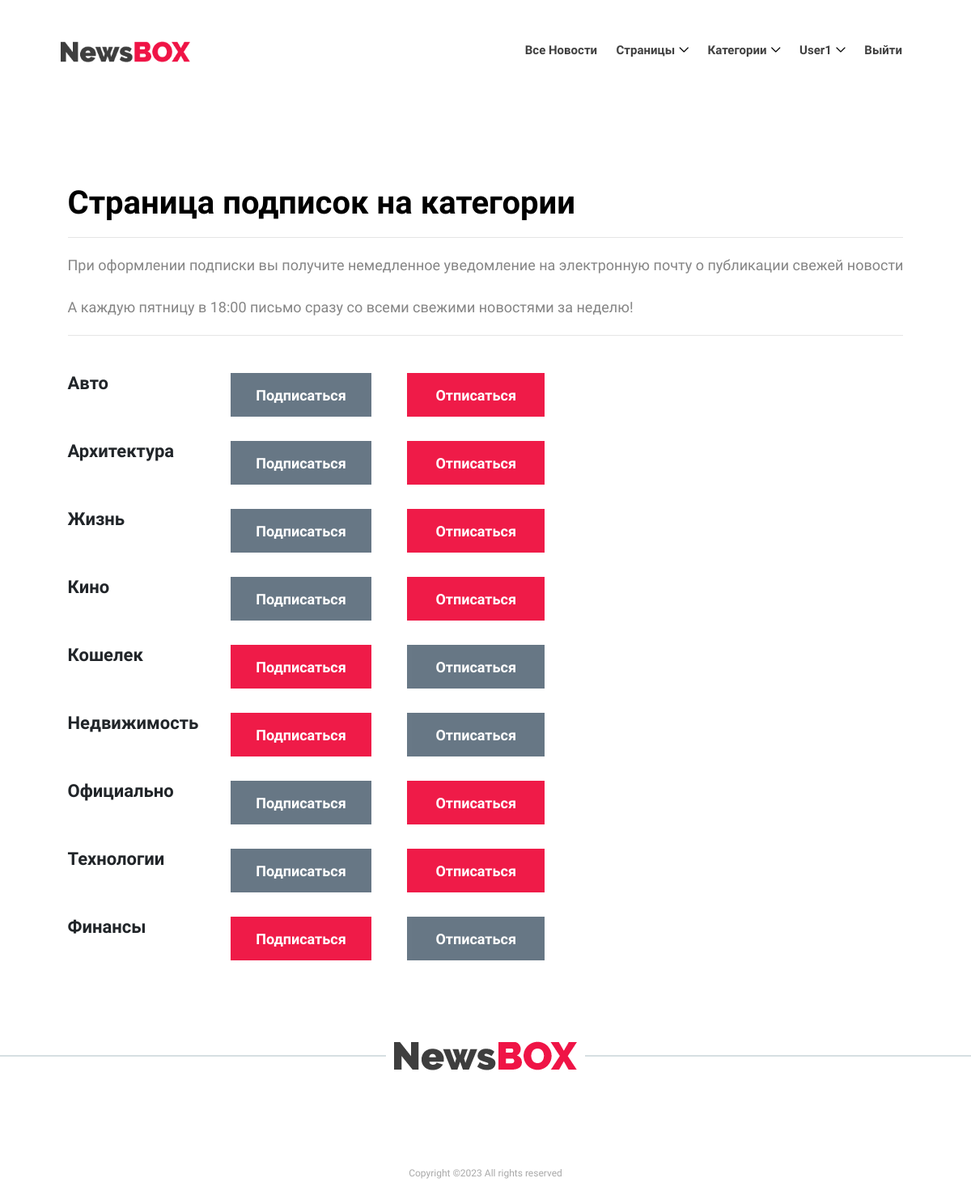
Screenshot of /subscriptions/ (signed in) with the database file from the repository.
### app/models.py (models this page shows, shortened)
class Category(models.Model):
    name = models.CharField(max_length=64, unique=True, help_text='category name')
    subscriber_c = models.ManyToManyField(User, through='Subscriber', blank=True)

### subscription/views.py (the view, shortened to what this page needs)
# urls.py: path('subscriptions/', include('subscription.urls')),
@login_required
@csrf_protect
def subscriptions(request):
    categories_with_subscriptions = Category.objects.annotate(
        user_subscribed=Exists(Subscriber.objects.filter(user=request.user, category=OuterRef('pk'), ))
    ).order_by('name')
    return render(
        request,
        'subscriptions.html',
        {'categories': categories_with_subscriptions},
    )

### app/context_processors.py (called while the page is built)
def navigate_context(request):
    test = 'Оставь здесь свой отклик'
    context = {
        'vartest': test,
        'current_user': request.user,
        'categories': Category.objects.all(),
    }
    return context

### templates/subscriptions.html (shortened to what this page needs)
{% extends 'index.html' %}
{% load custom_tags %}
{% block content %}
<section class="post-news-area section-padding-100-0 mb-70">
    <div class="container">
        <div class="row justify-content-center">
            <div class="post-a-comment-area mb-30 clearfix">
                <h1>Страница подписок на категории</h1>
                <hr>
                <p style="font-size: 18px">При оформлении подписки вы получите немедленное уведомление на электронную почту о публикации свежей новости</p>
                <p style="font-size: 18px">А каждую пятницу в 18:00 письмо сразу со всеми свежими новостями за неделю!</p>
                <hr>
                <table>
                    {% for category in categories %}
                        <tr>
                            <td style="font-size: 22px; font-weight: bold; text-align: left">{{category.name}}</td>
                            <td style="font-size: 18px; align: left">
                                <form method="post">
                                    {% if category.user_subscribed %}
                                        <button class="btn newsbox-btn btn-5 mt-30" disabled="true"
                                                style="margin-left: 40px; background-color: #173045">Подписаться
                                        </button>
                                        <button name="action" value="unsubscribe" class="btn newsbox-btn btn-5 mt-30"
                                                style="margin-left: 40px">Отписаться
                                        </button>
                                    {% else %}
                                        <button name="action" value="subscribe" class="btn newsbox-btn btn-5 mt-30"
                                                style="margin-left: 40px">Подписаться
                                        </button>
                                        <button class="btn newsbox-btn btn-5 mt-30" disabled="true"
                                                style="margin-left: 40px; background-color: #173045">Отписаться
                                        </button>
                                    {% endif %}
                                </form>
                            </td>
                        </tr>
                    {% endfor %}
                </table>
            </div>
        </div>
    </div>
</section>
{% endblock content %}

### templates/index.html (shortened to what this page needs)
<!DOCTYPE html>
<html lang="en">
<head>
    {% load static %}
    <link href="{% static 'style.css' %}" rel="stylesheet">
</head>
<body>
<header class="header-area">
    <div class="newsbox-main-menu">
        <div class="classy-nav-container breakpoint-off">
            <div class="container-fluid">
                <nav class="classy-navbar justify-content-between" id="newsboxNav">
                    <a href="http://127.0.0.1:8000/news/" class="nav-brand"><img src="{% static 'img/core-img/logo.png' %}" alt="LOGO"></a>
                    <div class="classy-menu">
                        <div class="classynav">
                            <ul>
                                <li><a href="http://127.0.0.1:8000/news/">Все новости</a></li>
                                <li><a href="#">Страницы</a>
                                </li>
                                <li><a href="#">Категории</a>
                                </li>
                                {% if current_user.is_authenticated %}
                                    <li><a href="#">{{ current_user.username }}</a>
                                    </li>
                                    <li><a href="/accounts/logout/">Выйти</a></li>
                                {% else %}
                                    <li><a href="/accounts/login/">Войти</a></li>
                                {% endif %}
                            </ul>
                        </div>
                    </div>
                </nav>
            </div>
        </div>
    </div>
</header>
{% load custom_tags %}
{% block content %}
{% endblock content %}
<footer class="footer-area">
    <div class="footer-logo mb-100">
        <a href="http://127.0.0.1:8000/news/"><img src="{% static 'img/core-img/logo.png' %}" alt="LOGO"></a>
    </div>
    <div class="container">
        <div class="row">
            <div class="col-12">
                <div class="footer-content text-center">
                    <p class="copywrite-text"><a href="#">
                        Copyright &copy;<script>document.write(new Date().getFullYear());</script>
                        All rights reserved</a>
                        </p>
                </div>
            </div>
        </div>
    </div>
</footer>
</body>
</html>

### static/style.css (style rules this page uses)
* { margin: 0; padding: 0; }
body { font-family: "Raleway", sans-serif; font-size: 14px; }
h1, h2, h3, h4, h5, h6 { font-family: "Raleway", sans-serif; color: #000000; line-height: 1.3; font-weight: 700; }
p { font-family: "Raleway", sans-serif; color: #858585; font-size: 15px; line-height: 2; font-weight: 400; }
a, a:hover, a:focus { -webkit-transition-duration: 500ms; transition-duration: 500ms; text-decoration: none; outline: 0 solid transparent; color: #000000; font-weight: 600; font-size: 16px; font-family: "Raleway", sans-serif; }
ul, ol { margin: 0; }
ul li, ol li { list-style: none; }
img { height: auto; max-width: 100%; }
.mt-30 { margin-top: 30px !important; }
.mb-30 { margin-bottom: 30px !important; }
.mb-70 { margin-bottom: 70px !important; }
.mb-100 { margin-bottom: 100px !important; }
.section-padding-100-0 { padding-top: 100px; padding-bottom: 0; }
.newsbox-btn { background-color: #ef1b48; -webkit-transition-duration: 500ms; transition-duration: 500ms; position: relative; z-index: 1; display: inline-block; min-width: 170px; height: 54px; color: #ffffff; border-radius: 0; padding: 0 30px; font-size: 18px; line-height: 54px; font-weight: 600; text-transform: capitalize; }
.newsbox-btn.btn-5 { text-transform: none; }
.header-area { position: relative; z-index: 1000; width: 100%; }
.header-area .newsbox-main-menu { position: relative; width: 100%; height: 125px; padding: 0 5%; }
.header-area .newsbox-main-menu .classy-navbar { height: 125px; padding: 0; }
.header-area .newsbox-main-menu .classy-navbar .nav-brand { max-width: 160px; margin-right: 30px; }
.header-area .newsbox-main-menu .classy-navbar .classynav ul li a { font-weight: 600; text-transform: capitalize; font-size: 15px; padding: 0 10px; color: #404040; }
.footer-area { position: relative; z-index: 1; }
.footer-area .footer-logo { position: relative; z-index: 10; text-align: center; width: 100%; }
.footer-area .footer-logo a { display: inline-block; background-color: #ffffff; padding: 0 10px; }
.footer-area .footer-logo::after { position: absolute; width: 100%; content: ''; background-color: #d6dfe2; height: 2px; top: 50%; left: 0; right: 0; margin-top: -1px; z-index: -1; }
.footer-area .copywrite-text { font-size: 12px; margin-bottom: 0; color: #a9a9a9; font-weight: 500; padding: 15px 0; }
.footer-area .copywrite-text a { color: #a9a9a9; font-size: 12px; font-weight: 500; }

### static/css/classy-nav.css (style rules this page uses)
* { margin: 0; padding: 0; }
body { font-family: "Roboto", sans-serif; }
ul, ol { margin: 0; }
ul li, ol li { list-style: none; }
img { height: auto; max-width: 100%; }
.classy-nav-container { position: relative; z-index: 100; background-color: #ffffff; }
.classy-nav-container * { box-sizing: border-box; }
.classy-nav-container a { -webkit-transition-duration: 500ms; transition-duration: 500ms; text-decoration: none; outline: none; font-size: 14px; font-weight: 400; color: #232323; display: inline-block; }
.justify-content-between { -webkit-box-pack: justify; -ms-flex-pack: justify; justify-content: space-between; }
.justify-content-center { -webkit-box-pack: center; -ms-flex-pack: center; justify-content: center; }
.classy-navbar { width: 100%; height: 70px; padding: 0.5em 2em; display: -webkit-box; display: -ms-flexbox; display: flex; -webkit-box-align: center; -ms-flex-align: center; -ms-grid-row-align: center; align-items: center; }
.classy-navbar .nav-brand { font-size: 26px; font-weight: 500; color: #565656; display: inline-block; margin-right: 30px; }
.classynav ul li { display: inline-block; clear: both; position: inherit; z-index: 10; }
.classynav ul li.cn-dropdown-item { position: relative; z-index: 10; }
.classynav ul li a { padding: 0 12px; display: block; height: 35px; font-size: 14px; line-height: 34px; }
.classynav ul li.megamenu-item > a:after, .classynav ul li.has-down > a:after { font-family: 'classyfonts'; content: "\e900"; font-size: 12px; color: #000000; padding-left: 5px; -webkit-transition-duration: 500ms; transition-duration: 500ms; }
.breakpoint-off .classynav { display: -webkit-box; display: -ms-flexbox; display: flex; -webkit-box-align: center; -ms-flex-align: center; -ms-grid-row-align: center; align-items: center; }

### rows the page displays
Category: name "Авто", shows "Подписаться"
Category: name "Архитектура", shows "Подписаться"
Category: name "Жизнь", shows "Подписаться"
Category: name "Кино", shows "Подписаться"
Category: name "Кошелек", shows "Подписаться"
Category: name "Недвижимость", shows "Подписаться"
Category: name "Официально", shows "Подписаться"
Category: name "Технологии", shows "Подписаться"
Category: name "Финансы", shows "Подписаться"

### other values shown
{{ current_user.username }} "User1"
